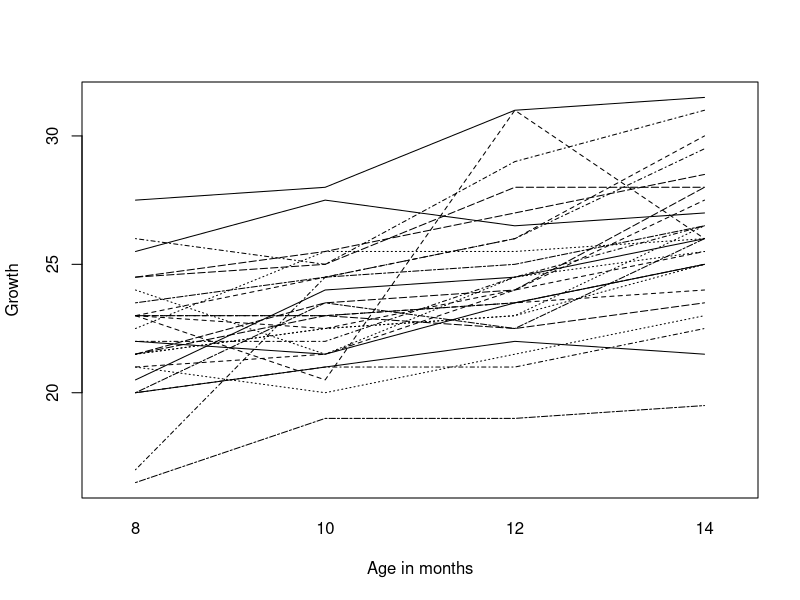
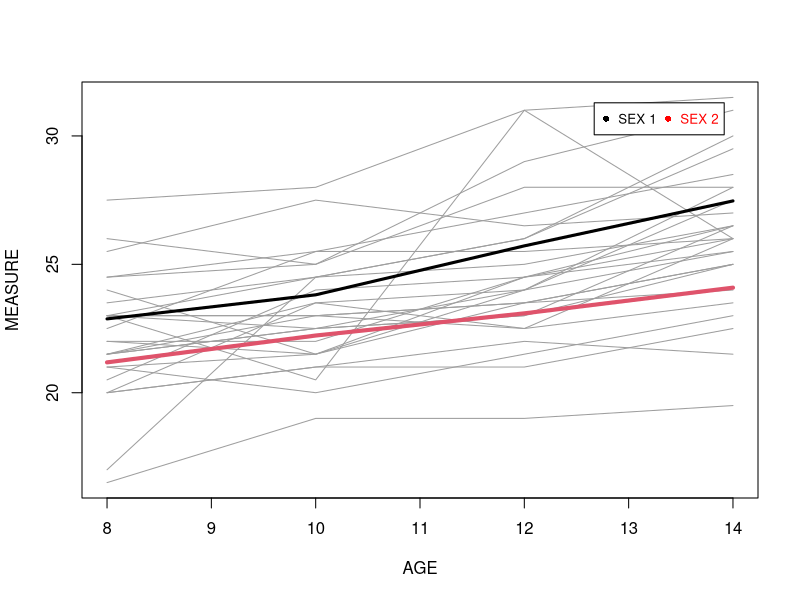
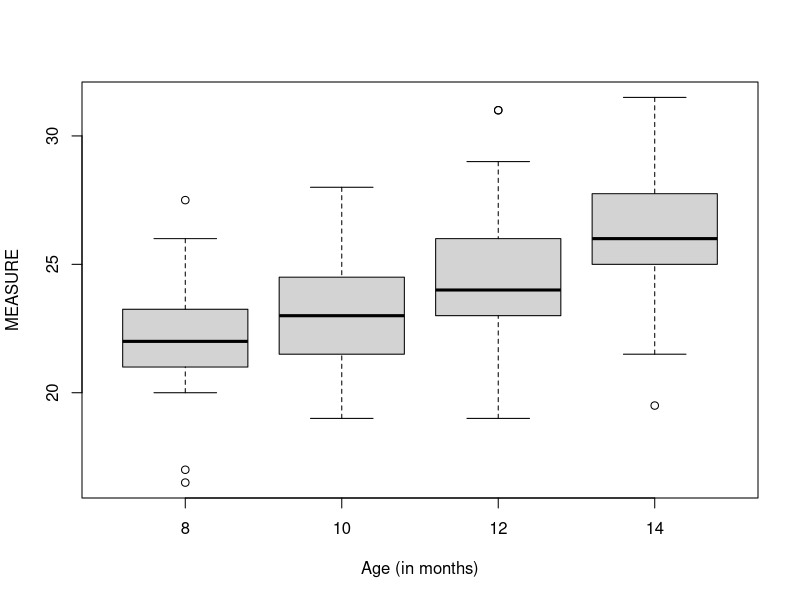
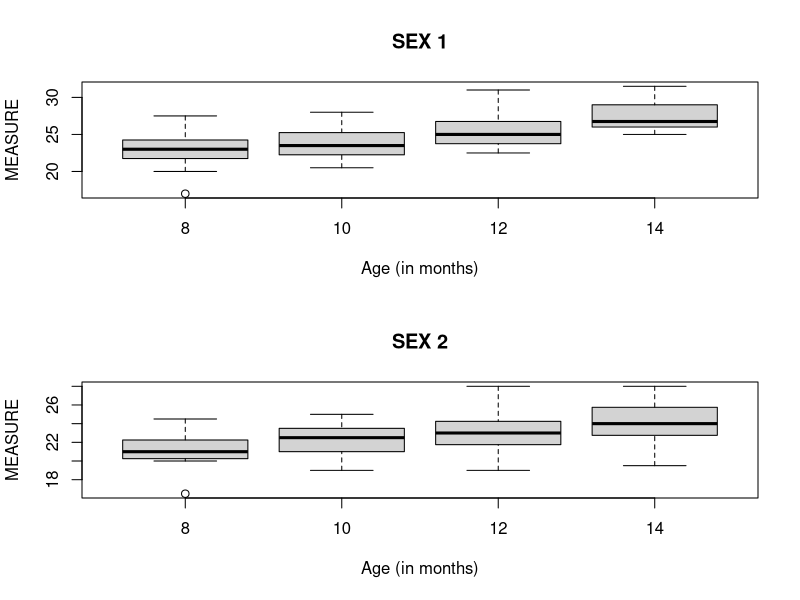
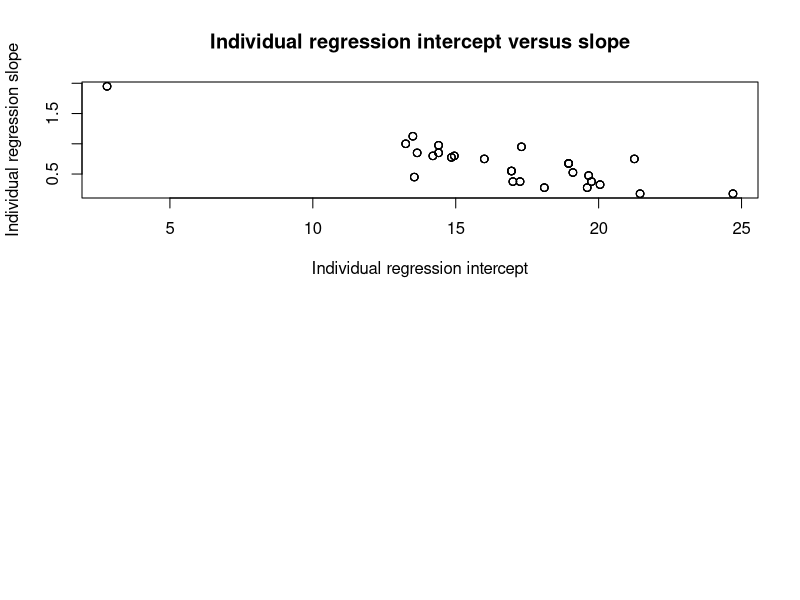

Source code (R) for these figures, in order: (Note: this script raises an error after producing the figures.)
# Load the data
data <- read.table("growth txt.txt", header = TRUE, sep = "\t")

#1- Explore the data

#Spaghettiplot
attach(data)
n=length(unique(IDNR))
interaction.plot(AGE,IDNR,MEASURE, 
                 xlab="Age in months", ylab="Growth",
                 legend=FALSE)

#Spaghetti with mean evolution for each sex
plot(AGE, MEASURE, type = "n")

for (i in 1:length(unique(IDNR)))
{ lines(y =data$MEASURE[data$IDNR == unique(data$IDNR)[i]], 
        x =data$AGE[data$IDNR == unique(data$IDNR)[i]], 
        col = 8)
}

mean.prog0=tapply(MEASURE[SEX==1], INDEX =AGE[SEX==1], FUN = mean, na.rm = TRUE)
lines(mean.prog0, x = unique(AGE), lwd = 3)

mean.prog1=tapply(MEASURE[SEX==2], INDEX =AGE[SEX==2], FUN = mean, na.rm = TRUE)
lines(mean.prog1, x = unique(AGE), lwd = 4,col=2)

legend("topright", inset = 0.05, legend = c("SEX 1", "SEX 2"), horiz = TRUE,
       text.col = c("black", "red"), pt.bg = c("black", "red"), pch = c(16, 16), col = c("black", "red"), cex=0.8)


#Descriptive:
## Mean:
early.mean=tapply(MEASURE,list(AGE,SEX),mean)

## Standard deviation:
early.sd=tapply(MEASURE,list(AGE,SEX),sd)

## Variance:
early.var=tapply(MEASURE,list(AGE,SEX),var)

## Frequency:
early.n=table(AGE,SEX)

## Boxplots:
boxplot(MEASURE~AGE,xlab="Age (in months)",ylab="MEASURE")

## Boxplots per program
par(mfrow=c(2,1))
boxplot(MEASURE[SEX==1]~AGE[SEX==1],main="SEX 1",xlab="Age (in months)",ylab="MEASURE")
boxplot(MEASURE[SEX==2]~AGE[SEX==2],main="SEX 2",xlab="Age (in months)",ylab="MEASURE")


## Reshaping the data into a wide form
data2 <- reshape(data, timevar = "AGE", idvar = c("IDNR", "SEX"), direction = "wide")
data2 <- data2[, c(1, 2, 4, 6, 8)]
data2

## Correlation between the Measures at different ages
cor(data2[,3:5])

## Displaying the linear regression per person ??
cf <- sapply(data$IDNR, function(x) coef(lm(MEASURE~AGE, data=subset(data, IDNR==x))))

plot(cf[1,],cf[2,],xlab="Individual regression intercept",
     ylab="Individual regression slope", main="Individual regression intercept versus slope")
identify(cf[1,],cf[2,],n=1)

Sx<-reorder(data$IDNR, cf[1,])
Sx

xyplot(MEASURE ~ AGE|Sx,groups=SEX,data=data2, type=c("p","r"),auto.key=T,aspect="xy",par.settings=list(axis.text=list(cex=0.6),fontsize=list(text=8, points=10)),scales=list(x=list(at=c(8,10,12,14),labels=c("8","10","12","14"))))
##??


## Linear regression per participant of Measure on age

## Coefficients

lin.reg.coef <- by(data, data$IDNR,function(data) coef(lm(MEASURE ~ AGE, data=data)))
lin.reg.coef1 <- unlist(lin.reg.coef)
names(lin.reg.coef1) <- NULL 
lin.reg.coef2=matrix(lin.reg.coef1,length(lin.reg.coef1)/2,2,byrow = TRUE)

## R squared

lin.reg.r.squared <- by(data, data$IDNR, 
                        function(data) summary(lm(MEASURE ~ AGE, data=data))$r.squared )
lin.reg.r.squared1<- as.vector(unlist(lin.reg.r.squared))

## Histograms

par(mfrow=c(3,1))
hist(lin.reg.coef2[,1],xlab="Intercept",col="lightblue",main="Histogram of individual intercepts")
hist(lin.reg.coef2[,2],xlab="Slope",col="lightblue",main="Histogram of individual slopes")
hist(lin.reg.r.squared1,xlab="R squared",col="lightblue",main="Histogram of individual R squared")


## Plotting individual regression lines per group

reg.coef=cbind(lin.reg.coef2, data[data$AGE==8,]$SEX)
mean.int<-tapply(reg.coef[,1],reg.coef[,3],mean)
mean.slope<-tapply(reg.coef[,2],reg.coef[,3],mean)

par(mfrow=c(1,2))
plot(AGE,MEASURE,type="n",xlim=c(1,2),ylim=c(0,30),main="SEX 1",xlab="Age (in months)",ylab="MEASURE",axes=F)
axis(side=1,at=c(8,10,12,14),labels=c(8,10,12,14))
axis(side=2,at=seq(0,30,5))
box()
for (i in 1:27)
{if (reg.coef[i,3]==1) 
{curve(cbind(1,x)%*%reg.coef[i,1:2],add=T,col="gray")}}
curve(cbind(1,x)%*%c(mean.int[1],mean.slope[1]),add=T,lwd=2)

plot(data$AGE,data$MEASURE,type="n",xlim=c(1,2),ylim=c(0,30),main="SEX 2",xlab="Age (in months)",ylab="MEASURE",axes=F)
axis(side=1,at=c(8,10,12,14),labels=c(8,10,12,14))
axis(side=2,at=seq(0,30,5))
box()
for (i in 1:27)
{if (reg.coef[i,3]==2) 
{curve(cbind(1,x)%*%reg.coef[i,1:2],add=T,col="gray")}}
curve(cbind(1,x)%*%c(mean.int[2],mean.slope[2]),add=T,lwd=2)

## Fitting the model with ML

## Different random intercept and slope
#lmer
data.lmer1<-lmer(MEASURE~AGE*SEX+(1 + AGE|IDNR), REML = FALSE, data=data)
mcp.fnc(data.lmer1)
help(mcp.fnc)

summary(data.lmer1)
display(data.lmer1)
anova(data.lmer1)
#lme + pvalues
data.lme1<-lme(MEASURE~AGE*SEX, random=~1+AGE|IDNR, method = "ML", data=data)
summary(data.lme1)


## Likelihood ratio tests

lmer1.NOSEX<-lmer(MEASURE~1+AGE+(1 + AGE|IDNR), REML = FALSE, data=data)
lmer1.SEX<-lmer(MEASURE~1+AGE+SEX+(1 + AGE|IDNR), REML = FALSE, data=data)
anova(lmer1.NOSEX,lmer1.SEX,data)

#Final model

early.lmer1.slopeprog<-lmer(cog~1+age0+age0:program+(1 + age0|id), REML = FALSE, data=early.int1)

summary(early.lmer1.slopeprog)
